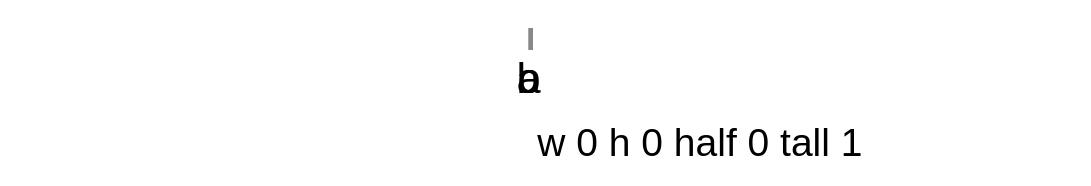

Write the Vega-Lite specification saved for this chart.
### Vega specification from a JSON file in a GitHub repository (floating-point values rounded to 4 significant figures)
{"$schema": "https://vega.github.io/schema/vega/v6.json", "description": "A plotting area is **never negative and never NaN**, whatever arrived at it. Upstream's `layoutGroup` opens `width = Math.max(0, group.width || 0)` and `viewSizeLayout` repeats it, and the second one hands the result to `resizeView`, which writes it **back into the signal** — `view.signal(Width, width, Skip)` followed by `view.run('enter')`. So the rule is not merely that the layout uses zero: the `width` signal itself reads zero on the rerun, and everything downstream of it reads zero too. The two halves of `Math.max(0, group.width || 0)` are separate tests and this fixture carries one each. `width` resolves to **-120**, which the clamp takes; `height` resolves to **NaN** from `0 / 0`, which only the `|| 0` takes, because `Math.max(0, NaN)` is `NaN` and a size nothing can be laid out against would travel into every scale ranged on it. The observable is threefold. The band scale ranged on `\"width\"` and the linear scale ranged on `\"height\"` are both `[0, 0]`, so the rects have no width and sit on one line. The `half` and `tall` signals read the size *after* the write-back, which is why `half` is 0 rather than -60 and `tall` is 1 rather than NaN — a dependent signal is the only way to see that the write-back happened at all rather than the layout quietly using a different number. And the text mark prints both sizes, so a reading that clamps the layout and leaves the signal alone differs in the drawing rather than only in the geometry. A size declared as an ordinary negative property was already clamped; this is reachable only through a signal, which is how it went unnoticed.", "padding": 5, "signals": [{"name": "width", "update": "-120"}, {"name": "height", "update": "0 / 0"}, {"name": "half", "update": "width / 2"}, {"name": "tall", "update": "height + 1"}], "data": [{"name": "t", "values": [{"k": "a"}, {"k": "b"}, {"k": "c"}]}], "scales": [{"name": "x", "type": "band", "domain": {"data": "t", "field": "k"}, "range": "width", "padding": 0.1}, {"name": "y", "type": "linear", "domain": [0, 3], "range": "height"}], "axes": [{"orient": "bottom", "scale": "x"}], "marks": [{"type": "text", "encode": {"update": {"x": {"value": 2}, "y": {"value": 30}, "text": {"signal": "'w ' + width + ' h ' + height + ' half ' + half + ' tall ' + tall"}, "fontSize": {"value": 9}}}}, {"type": "rect", "from": {"data": "t"}, "encode": {"update": {"x": {"scale": "x", "field": "k"}, "width": {"scale": "x", "band": 1}, "y": {"value": 0}, "y2": {"value": 12}, "fill": {"value": "#4c78a8"}}}}]}
